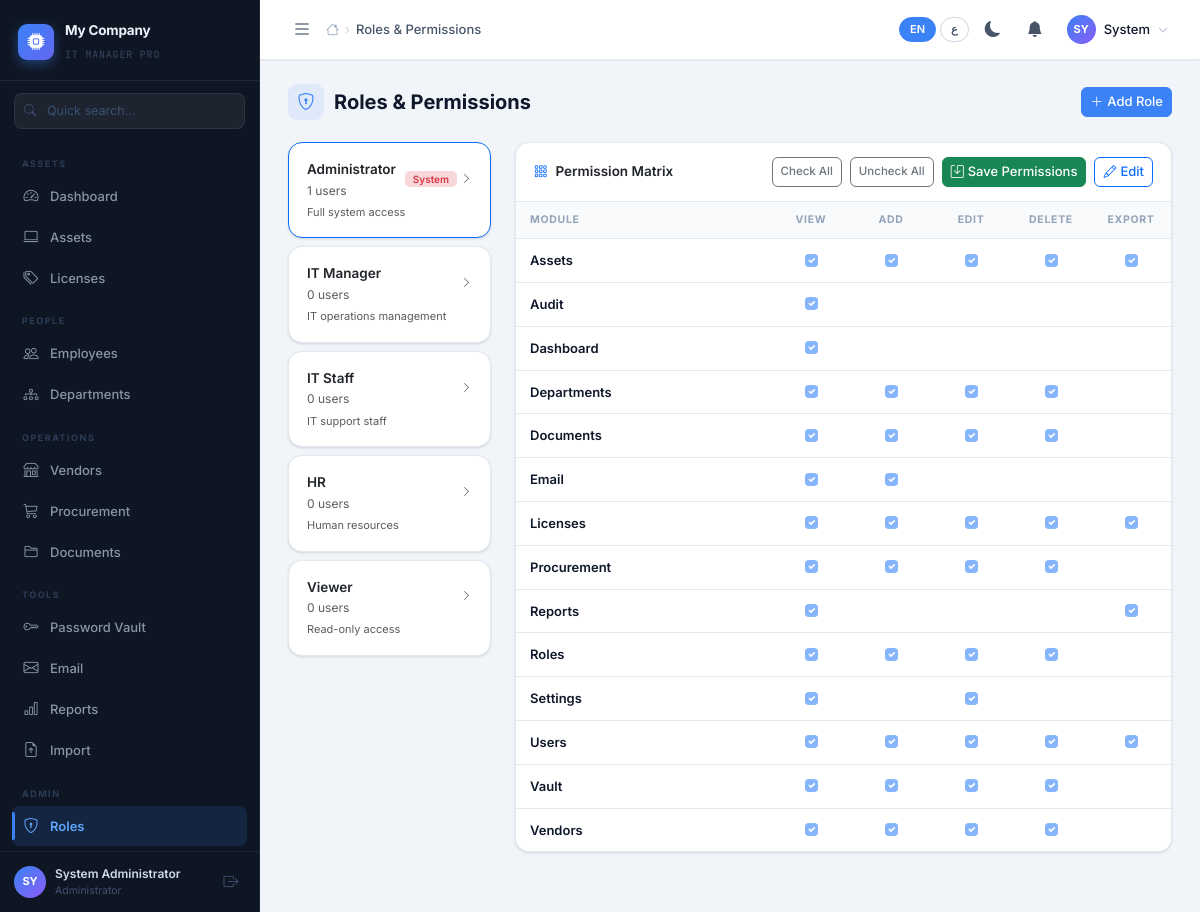
Screenshot of /pages/roles.php (signed in) with the database file from the repository.
### tables this page shows
CREATE TABLE IF NOT EXISTS `users` (
  `id`             INT UNSIGNED AUTO_INCREMENT PRIMARY KEY,
  `username`       VARCHAR(50)  NOT NULL UNIQUE,
  `email`          VARCHAR(150) NOT NULL UNIQUE,
  `password_hash`  VARCHAR(255) NOT NULL,
  `role_id`        INT UNSIGNED NOT NULL,
  `department_id`  INT UNSIGNED NULL,
  `full_name`      VARCHAR(150) NOT NULL,
  `phone`          VARCHAR(30),
  `job_title`      VARCHAR(100),
  `avatar`         VARCHAR(255),
  `employee_id`    VARCHAR(50)  UNIQUE,
  `status`         ENUM('active','inactive','suspended') DEFAULT 'active',
  `vault_key_hash` VARCHAR(255) NULL,
  `vault_salt`     VARCHAR(64)  NULL,
  `theme`          ENUM('light','dark') DEFAULT 'light',
  `language`       ENUM('en','ar')      DEFAULT 'en',
  `last_login`     TIMESTAMP NULL,
  `login_attempts` TINYINT  DEFAULT 0,
  `locked_until`   TIMESTAMP NULL,
  `created_at`     TIMESTAMP DEFAULT CURRENT_TIMESTAMP,
  `updated_at`     TIMESTAMP DEFAULT CURRENT_TIMESTAMP ON UPDATE CURRENT_TIMESTAMP,
  FOREIGN KEY (`role_id`)       REFERENCES `roles`(`id`),
  FOREIGN KEY (`department_id`) REFERENCES `departments`(`id`) ON DELETE SET NULL
);

CREATE TABLE IF NOT EXISTS `roles` (
  `id`          INT UNSIGNED AUTO_INCREMENT PRIMARY KEY,
  `name`        VARCHAR(50)  NOT NULL UNIQUE,
  `description` VARCHAR(255),
  `is_system`   TINYINT(1)   DEFAULT 0,
  `color`       VARCHAR(20)  DEFAULT 'primary',
  `created_at`  TIMESTAMP    DEFAULT CURRENT_TIMESTAMP
);

### config/database.php (called while the page is built, shortened)
<?php
class Database {
    private static ?PDO $instance = null;
    public static function getInstance(): PDO {
        if (self::$instance === null) {
            $dsn = sprintf(
                'mysql:host=%s;port=%s;dbname=%s;charset=%s',
                DB_HOST, DB_PORT, DB_NAME, DB_CHARSET
            );
            $options = [
                PDO::ATTR_ERRMODE            => PDO::ERRMODE_EXCEPTION,
                PDO::ATTR_DEFAULT_FETCH_MODE => PDO::FETCH_ASSOC,
                PDO::ATTR_EMULATE_PREPARES   => false,
                PDO::MYSQL_ATTR_INIT_COMMAND => "SET NAMES utf8mb4 COLLATE utf8mb4_unicode_ci",
            ];
            try {
                self::$instance = new PDO($dsn, DB_USER, DB_PASS, $options);
            } catch (PDOException $e) {
                error_log('DB Connection failed: ' . $e->getMessage());
                die(json_encode(['error' => 'Database connection failed']));
            }
        }
        return self::$instance;
    }
}

### classes/Auth.php (called while the page is built, shortened)
<?php
class Auth {
    private static ?Auth $instance = null;
    private PDO $db;
    private ?array $user = null;
    private array $permissions = [];
    public static function getInstance(): Auth {
        if (self::$instance === null) self::$instance = new Auth();
        return self::$instance;
    }
    private function __construct() {
        $this->db = Database::getInstance();
        if (!empty($_SESSION['user_id'])) {
            $this->loadUser((int)$_SESSION['user_id']);
        }
    }
    private function loadUser(int $userId): void {
        $stmt = $this->db->prepare(
            "SELECT u.*, r.name as role_name FROM users u JOIN roles r ON u.role_id=r.id WHERE u.id=? AND u.status='active' LIMIT 1"
        );
        $stmt->execute([$userId]);
        $user = $stmt->fetch();
        $this->user = $user;
        $this->loadPermissions();
    }
    private function loadPermissions(): void {
        $stmt = $this->db->prepare(
            "SELECT p.module, p.action FROM permissions p JOIN role_permissions rp ON p.id=rp.permission_id WHERE rp.role_id=?"
        );
        $stmt->execute([$this->user['role_id']]);
        $this->permissions = [];
        foreach ($stmt->fetchAll() as $row) {
            $this->permissions[$row['module']][$row['action']] = true;
        }
    }
    public function getUser(): ?array  { return $this->user; }
    public function can(string $module, string $action = 'view'): bool {
        return isset($this->permissions[$module][$action]);
    }
    public function getTheme(): string { return $this->user['theme'] ?? ($_SESSION['theme'] ?? 'light'); }
    public function getLang(): string  { return $this->user['language'] ?? ($_SESSION['lang'] ?? 'en'); }
}

### includes/bootstrap.php (called while the page is built, shortened)
<?php
require_once __DIR__ . '/../config/database.php';
require_once __DIR__ . '/../classes/Auth.php';
require_once __DIR__ . '/../includes/functions.php';
$auth = Auth::getInstance();

### includes/functions.php (called while the page is built, shortened)
<?php
$_ITSM_LANG = [];
function loadLang(string $lang = 'en'): void {
    $f = APP_ROOT . '/lang/' . ($lang === 'ar' ? 'ar' : 'en') . '.php';
    $_ITSM_LANG = file_exists($f) ? require $f : [];
}
function __(string $key, array $rep = []): string {
    global $_ITSM_LANG;
    $s = $_ITSM_LANG[$key] ?? $key;
    return $s;
}
function h(mixed $v): string { return htmlspecialchars((string)$v, ENT_QUOTES | ENT_SUBSTITUTE, 'UTF-8'); }
function getSetting(string $key, string $default = ''): string {
    static $cache = null;
    if ($cache === null) {
        try {
            $rows = Database::getInstance()->query("SELECT `key`,`value` FROM `settings`")->fetchAll();
            $cache = array_column($rows, 'value', 'key');
        } catch (Throwable $e) { $cache = []; }
    }
    return (string)($cache[$key] ?? $default);
}

### pages/roles.php (the view, shortened to what this page needs)
<?php
require_once __DIR__ . '/../includes/bootstrap.php';
$auth->requirePermission('roles','view');
$breadcrumb = [['label'=>__('role_title'),'active'=>true]];
$roles = $db->query("SELECT r.*, (SELECT COUNT(*) FROM users u WHERE u.role_id=r.id) as user_count FROM roles r ORDER BY r.id")->fetchAll();
include APP_ROOT . '/includes/header.php';
?>
<div class="page-header">
  <h1 class="page-title"><div class="title-icon"><i class="bi bi-shield-lock"></i></div> <?= h(__('role_title')) ?></h1>
  <?php if ($auth->can('roles','add')): ?>
  <button class="btn btn-sm btn-primary" data-bs-toggle="modal" data-bs-target="#modalRole" onclick="openAddRole()">
    <i class="bi bi-plus-lg me-1"></i><?= h(__('role_add')) ?>
  </button>
  <?php endif; ?>
</div>
<div class="row g-4">
  <div class="col-md-3">
    <div class="d-flex flex-column gap-2" id="roleListEl">
      <?php foreach($roles as $r): ?>
      <div class="card cursor-pointer hover-lift role-card-item" data-role-id="<?= (int)$r['id'] ?>"
           onclick="selectRole(<?= (int)$r['id'] ?>, this)">
        <div class="card-body py-3">
          <div class="d-flex align-items-center justify-content-between">
            <div>
              <div class="fw-semibold" style="font-size:13.5px;"><?= h($r['name']) ?></div>
              <div class="text-muted" style="font-size:12px;"><?= (int)$r['user_count'] ?> <?= h(__('role_users')) ?></div>
            </div>
            <div class="d-flex gap-1 align-items-center">
              <?php if ($r['is_system']): ?><span class="badge bg-danger-subtle text-danger" style="font-size:10px;"><?= h(__('role_system_label')) ?></span><?php endif; ?>
              <i class="bi bi-chevron-<?= IS_RTL?'left':'right' ?> text-muted" style="font-size:11px;"></i>
            </div>
          </div>
          <?php if ($r['description']): ?><div class="text-muted mt-1" style="font-size:11px;"><?= h($r['description']) ?></div><?php endif; ?>
        </div>
      </div>
      <?php endforeach; ?>
    </div>
  </div>
  <div class="col-md-9">
    <div class="card">
      <div class="card-header d-flex justify-content-between align-items-center">
        <span id="permTitle"><i class="bi bi-grid-3x3-gap text-primary me-2"></i><?= h(__('role_perm_matrix')) ?></span>
        <div id="permActions" class="d-none d-flex gap-2">
          <?php if ($auth->can('roles','edit')): ?>
          <button class="btn btn-xs btn-outline-secondary" onclick="toggleAll(true)"><?= h(__('role_check_all')) ?></button>
          <button class="btn btn-xs btn-outline-secondary" onclick="toggleAll(false)"><?= h(__('role_uncheck_all')) ?></button>
          <button class="btn btn-sm btn-success" onclick="savePermissions()"><i class="bi bi-save me-1"></i><?= h(__('role_save_perms')) ?></button>
          <button class="btn btn-sm btn-outline-primary" onclick="openEditRole()"><i class="bi bi-pencil me-1"></i><?= h(__('btn_edit')) ?></button>
          <?php endif; ?>
        </div>
      </div>
      <div id="permMatrix">
      </div>
    </div>
  </div>
</div>
<?php include APP_ROOT . '/includes/footer.php'; ?>

### includes/header.php (shortened to what this page needs)
<?php
$currentUser = $auth->getUser();
$theme       = $auth->getTheme();
$lang        = $auth->getLang();
$isRTL       = ($lang === 'ar');
$dir         = $isRTL ? 'rtl' : 'ltr';
$companyName = getSetting('company_name', APP_NAME);
$companyLogo = getSetting('company_logo', '');
$curPage = basename(parse_url($_SERVER['REQUEST_URI'] ?? '/', PHP_URL_PATH));
function isNav(string $page, string $curPage): string {
    return str_contains($curPage, str_replace('.php','',$page)) ? 'active' : '';
}
?>
<!DOCTYPE html>
<html lang="<?= h($lang) ?>" dir="<?= $dir ?>" data-bs-theme="<?= h($theme) ?>">
<head>
<link rel="stylesheet" href="https://cdn.jsdelivr.net/npm/bootstrap@5.3.3/dist/css/bootstrap.min.css">
<link rel="stylesheet" href="https://cdn.jsdelivr.net/npm/bootstrap-icons@1.11.3/font/bootstrap-icons.min.css">
<link rel="stylesheet" href="<?= APP_URL ?>/assets/css/app.css">
</head>
<body>
<aside class="sidebar" id="appSidebar">
  <div class="sidebar-brand">
    <?php if ($companyLogo && file_exists(UPLOAD_DIR.'logos/'.$companyLogo)): ?>
      <img src="<?= APP_URL ?>/uploads/logos/<?= h($companyLogo) ?>" class="brand-logo-img" alt="Logo">
    <?php else: ?>
      <div class="brand-logo-box"><i class="bi bi-cpu-fill"></i></div>
    <?php endif; ?>
    <div>
      <span class="brand-name"><?= h($companyName) ?></span>
      <span class="brand-ver">IT MANAGER PRO</span>
    </div>
  </div>
  <div class="sidebar-search">
    <div class="sb-search-wrap">
      <i class="bi bi-search sb-search-icon"></i>
      <input type="text" id="globalSearch" class="sb-search-input"
             placeholder="<?= h(__('search_placeholder')) ?>" autocomplete="off">
    </div>
  </div>
  <nav class="sidebar-nav">
    <?php
    $groups = [
      __('nav_assets_inv') => [
        ['bi-speedometer2', __('nav_dashboard'),  '/pages/dashboard.php',   'dashboard','view'],
        ['bi-laptop',       __('nav_assets'),      '/pages/assets.php',       'assets',   'view'],
        ['bi-tags',         __('nav_licenses'),    '/pages/licenses.php',     'licenses', 'view'],
      ],
      __('nav_people') => [
        ['bi-people',       __('nav_employees'),   '/pages/users.php',        'users',    'view'],
        ['bi-diagram-3',    __('nav_departments'), '/pages/departments.php',  'departments','view'],
      ],
      __('nav_operations') => [
        ['bi-shop',         __('nav_vendors'),     '/pages/vendors.php',      'vendors',  'view'],
        ['bi-cart3',        __('nav_procurement'), '/pages/procurement.php',  'procurement','view'],
        ['bi-folder2',      __('nav_documents'),   '/pages/documents.php',    'documents','view'],
      ],
      __('nav_tools') => [
        ['bi-key',          __('nav_vault'),       '/pages/vault.php',        'vault',    'view'],
        ['bi-envelope',     __('nav_email'),       '/pages/email.php',        'email',    'view'],
        ['bi-bar-chart',    __('nav_reports'),     '/pages/reports.php',      'reports',  'view'],
        ['bi-file-earmark-arrow-up', __('nav_import'), '/pages/import.php',   'assets',  'add'],
      ],
      __('nav_admin') => [
        ['bi-shield-lock',  __('nav_roles'),       '/pages/roles.php',        'roles',    'view'],
        ['bi-journal-text', __('nav_audit'),       '/pages/audit.php',        'audit',    'view'],
        ['bi-gear',         __('nav_settings'),    '/pages/settings.php',     'settings', 'view'],
      ],
    ];
    foreach ($groups as $label => $items):
        $visible = array_filter($items, fn($i) => $auth->can($i[3], $i[4]));
    ?>
    <div class="nav-section">
      <div class="nav-section-title"><?= h($label) ?></div>
      <?php foreach ($visible as [$icon, $name, $href, , ]):
        $active = isNav(basename($href), $curPage); ?>
      <a href="<?= APP_URL . h($href) ?>" class="nav-link-item <?= $active ?>">
        <i class="bi <?= h($icon) ?>"></i><span><?= h($name) ?></span>
      </a>
      <?php endforeach; ?>
    </div>
    <?php endforeach; ?>
  </nav>
  <div class="sidebar-footer">
    <a href="<?= APP_URL ?>/pages/profile.php" class="sb-user-link">
      <div class="sb-avatar">
        <?php if (!empty($currentUser['avatar']) && file_exists(UPLOAD_DIR.'avatars/'.$currentUser['avatar'])): ?>
          <img src="<?= APP_URL ?>/uploads/avatars/<?= h($currentUser['avatar']) ?>" alt="">
        <?php else: ?>
          <?= h(mb_strtoupper(mb_substr($currentUser['full_name'] ?? 'U', 0, 2))) ?>
        <?php endif; ?>
      </div>
      <div>
        <span class="sb-user-name"><?= h($currentUser['full_name']) ?></span>
        <span class="sb-user-role"><?= h($currentUser['role_name']) ?></span>
      </div>
    </a>
    <a href="<?= APP_URL ?>/actions/logout.php" class="sb-logout-btn" title="<?= h(__('nav_logout')) ?>">
      <i class="bi bi-box-arrow-<?= $isRTL ? 'left' : 'right' ?>"></i>
    </a>
  </div>
</aside>
<div class="main-wrapper" id="mainWrapper">
  <header class="topbar">
    <div class="topbar-left">
      <button class="topbar-toggle" id="sidebarToggle"><i class="bi bi-list"></i></button>
      <nav class="topbar-breadcrumb d-none d-md-flex">
        <a href="<?= APP_URL ?>/pages/dashboard.php"><i class="bi bi-house"></i></a>
        <?php if (isset($breadcrumb)): foreach ($breadcrumb as $bc): ?>
          <span class="sep">›</span>
          <?php if (isset($bc['url'])): ?>
            <a href="<?= h($bc['url']) ?>"><?= h($bc['label']) ?></a>
          <?php else: ?>
            <span class="current"><?= h($bc['label']) ?></span>
          <?php endif; ?>
        <?php endforeach; endif; ?>
      </nav>
    </div>
    <div class="topbar-right">
      <div class="lang-switcher">
        <button class="lang-pill <?= $lang==='en'?'active':'' ?>" onclick="switchLang('en')">EN</button>
        <button class="lang-pill <?= $lang==='ar'?'active':'' ?>" onclick="switchLang('ar')">ع</button>
      </div>
      <button class="tb-btn" id="themeToggle" title="Toggle theme">
        <i class="bi bi-<?= $theme==='dark'?'sun-fill':'moon-fill' ?>"></i>
      </button>
      <div class="dropdown">
        <button class="tb-btn position-relative" data-bs-toggle="dropdown">
          <i class="bi bi-bell-fill"></i>
        </button>
      </div>
      <div class="dropdown">
        <button class="tb-user-btn" data-bs-toggle="dropdown">
          <div class="tb-avatar">
            <?php if (!empty($currentUser['avatar']) && file_exists(UPLOAD_DIR.'avatars/'.$currentUser['avatar'])): ?>
              <img src="<?= APP_URL ?>/uploads/avatars/<?= h($currentUser['avatar']) ?>" alt="">
            <?php else: ?>
              <?= h(mb_strtoupper(mb_substr($currentUser['full_name']??'U',0,2))) ?>
            <?php endif; ?>
          </div>
          <span class="d-none d-md-inline"><?= h(explode(' ',$currentUser['full_name'])[0]) ?></span>
          <i class="bi bi-chevron-down" style="font-size:10px;color:var(--text-3)"></i>
        </button>
      </div>
    </div>
  </header>
  <main class="page-body">

### rows the page displays
users: full_name "SY", full_name "System Administrator", role.name "Administrator", full_name "System"
roles: name "Administrator", user_count "1", description "Full system access"
roles: name "IT Manager", user_count "0", description "IT operations management"
roles: name "IT Staff", user_count "0", description "IT support staff"
roles: name "HR", user_count "0", description "Human resources"
roles: name "Viewer", user_count "0", description "Read-only access"

### other values shown
$companyName "My Company"
$label "ASSETS"
$name "Dashboard"
$name "Assets"
$name "Licenses"
$label "PEOPLE"
$name "Employees"
$name "Departments"
$label "OPERATIONS"
$name "Vendors"
$name "Procurement"
$name "Documents"
$label "TOOLS"
$name "Password Vault"
$name "Email"
